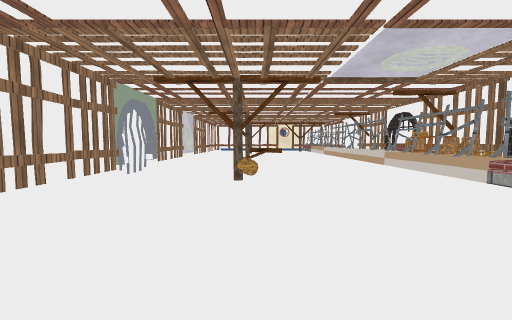
[1] (above)

24 first-person views from a walk through a scene from a Unity 3-D project. The camera is 1.3 m above the floor, tilts 4° down and sees 90° across. The floor is counted in squares, 1 m on a side. Each view is taken from the middle of a square. On the plan, view 1 faces up. The plan holds only what a view shows up to about 13 squares ahead; the rest is blank. The place goes on beyond the plan. The player character is not drawn. Some surface patterns are stand-ins.

[2]
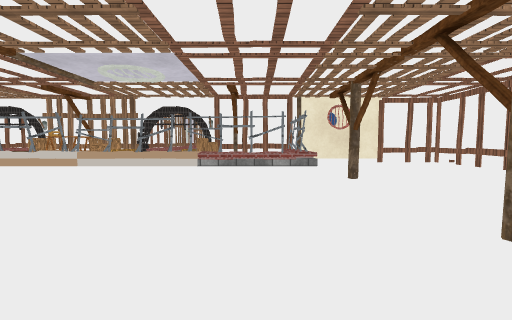

[3]
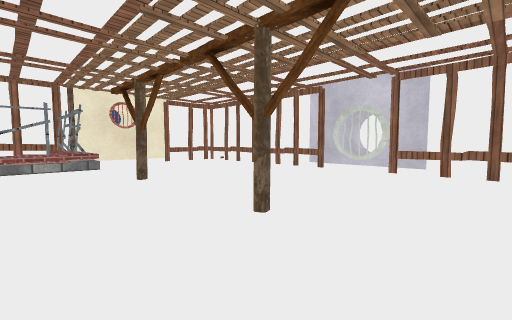

[4]
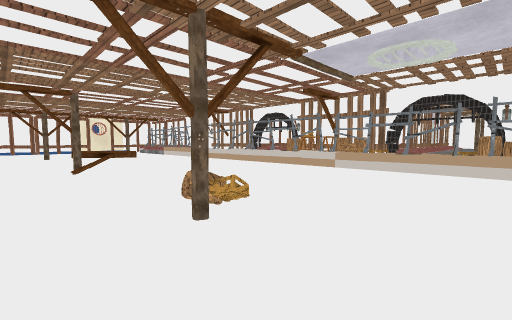

[5]
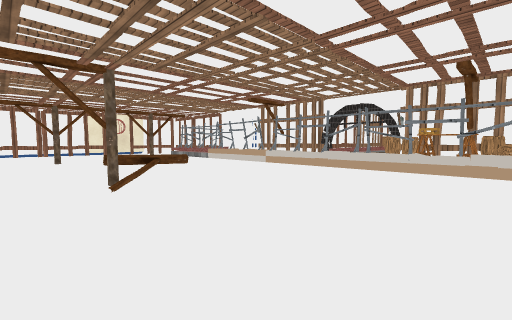

[6]
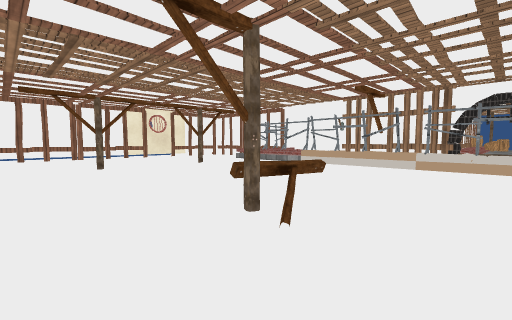

[7]
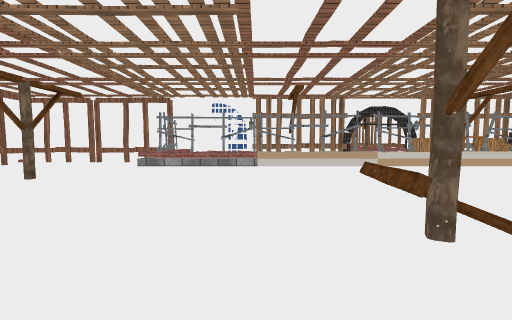

[8]
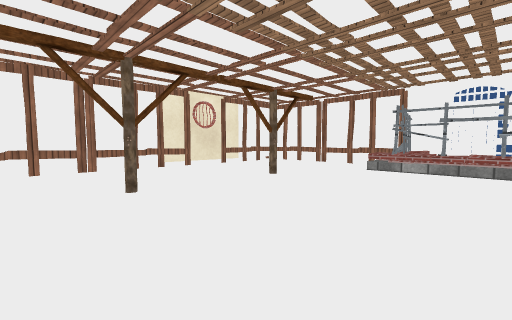

[9]
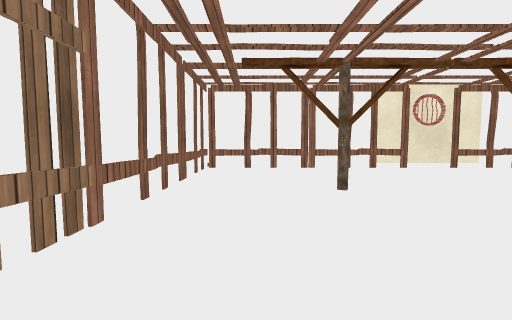

[10]
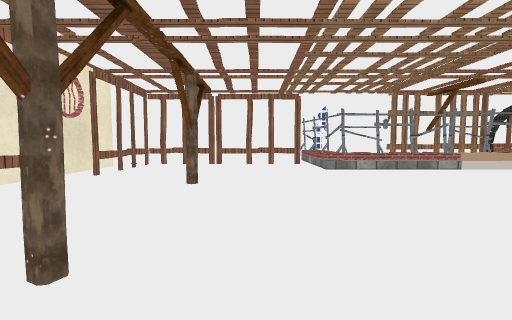

[11]
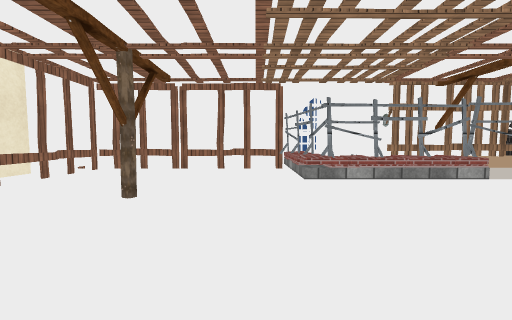

[12]
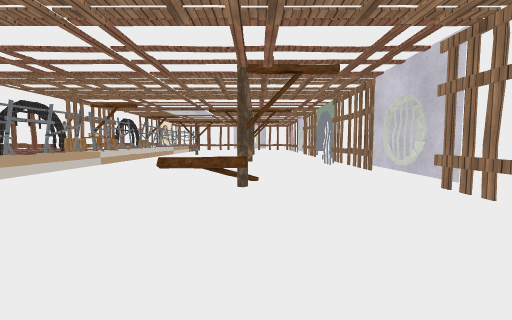

[13]
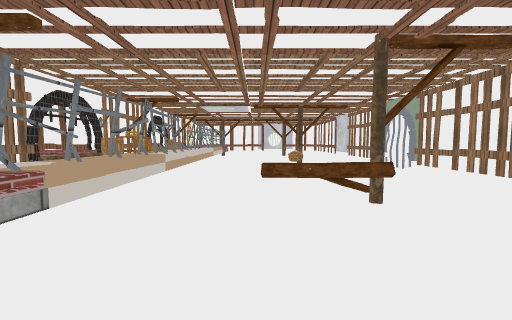

[14]
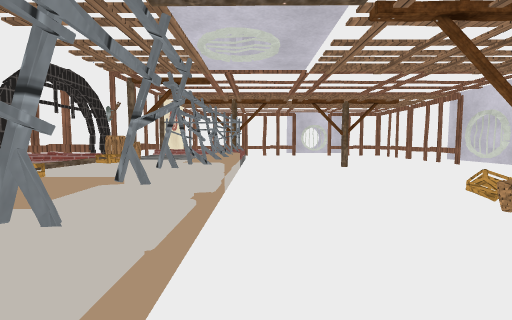

[15]
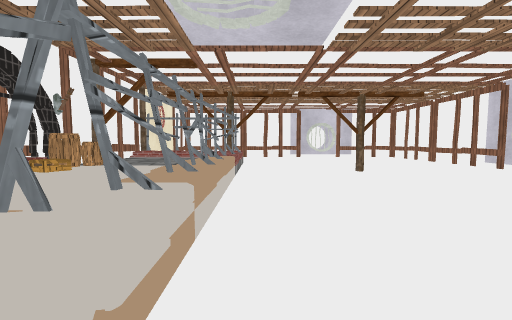

[16]
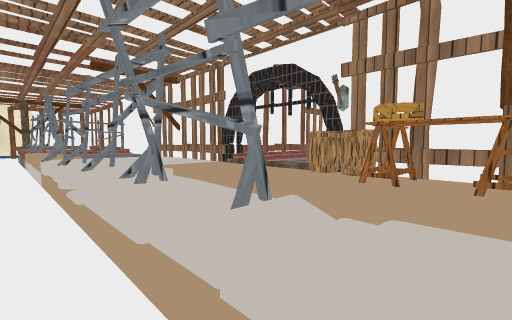

[17]
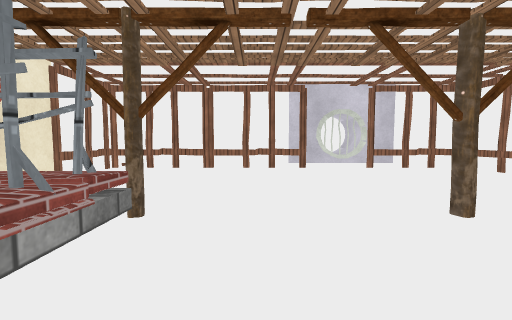

[18]
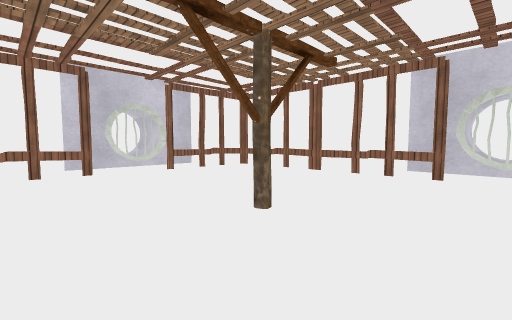

[19]
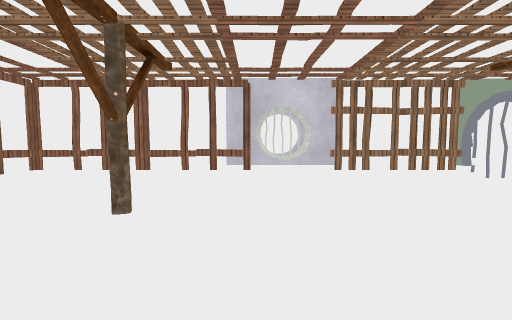

[20]
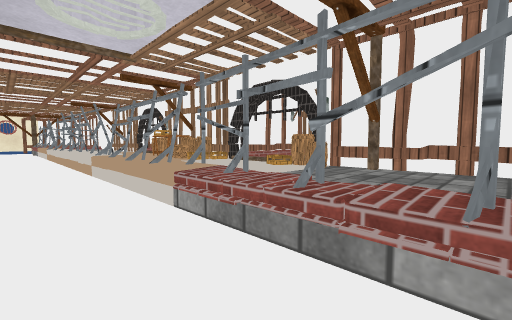

[21]
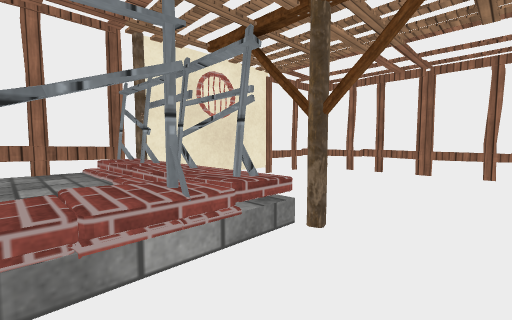

[22]
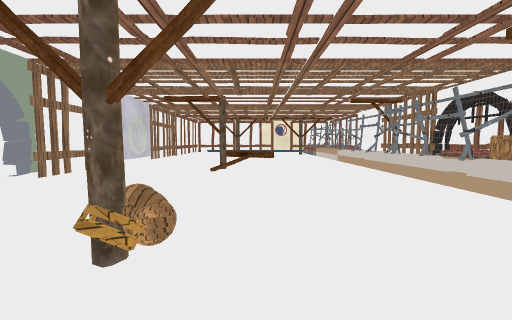

[23]
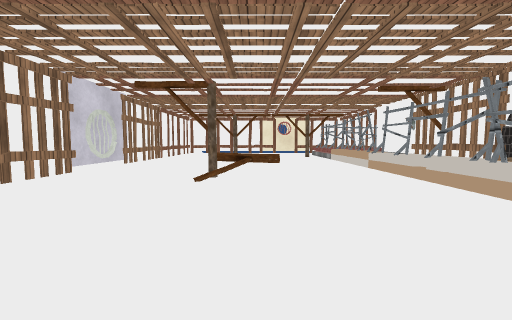

[24]
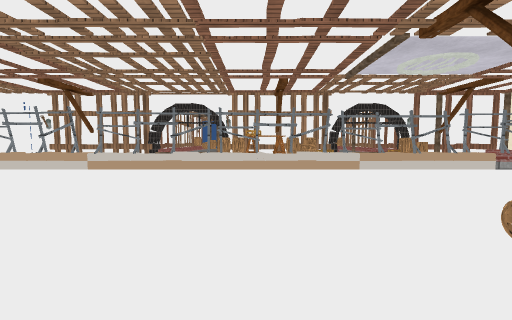

### Floor plan
Key: @ floor where view 1 was taken; # wall or solid block; x gap in a wall; . floor; = window, fence, low wall or low ledge; ^ raised ledge; O other object.
Columns run from 7 left of view 1 to 11 right of it. Each row starts with its distance up from view 1.
 32   ###############
 31   #.............#
 30   #.............#
 29   #...#.....#...#
 28   #.............#
 27   #.............#
 26   #.............#
 25   #.........^^###
 24   #.........O^^^O
 23   #........O^^^OO
 22   #.........^^^OO
 21   #.........^^^^#==
 20   #.........O^^^#
 19   #....===..#^^^#
 18   #....O=...#^^^#
 17   #.........O ^^O##
 16   #.........O^^OO^^
 15   #.........^^^OO^
 14   #.........#^^O^^^
 13 ###.........O^^O###
 12 ^^x.........^^OO#
 11  # .........#^OO#
 10   x.........#^OO#
  9   #....O....O^OO###
  8   #....O....^^^OO^^
  7   #.........#^^OO
  6   #.........^^^O^^
  5   #.........O^^OO##
  4 ###.........O^^^##
  3 ^^^.........#^^^#
  2 ###.........^^^^#
  1  ##.........O####
  0   #....@........#
 -1   #.........#...#
 -2   #.............#
 -3   #.............#
 -4   #.............#
 -5   #.............#
 -6   ###############

Where each view was taken, in squares from view 1:
view 1: 0 up, 0 right, facing up
view 2: 3 up, 4 left, facing right
view 3: 3 up, 4 left, facing down-right
view 4: 5 up, 3 left, facing up-right
view 5: 10 up, 3 left, facing up-right
view 6: 15 up, 4 left, facing up-right
view 7: 21 up, 4 left, facing right
view 8: 22 up, 3 left, facing up-right
view 9: 22 up, 3 left, facing up
view 10: 27 up, 3 left, facing right
view 11: 26 up, 1 left, facing right
view 12: 26 up, 1 left, facing down
view 13: 24 up, 2 right, facing down
view 14: 13 up, 4 right, facing down
view 15: 11 up, 4 right, facing down
view 16: 11 up, 4 right, facing up-right
view 17: 4 up, 3 right, facing down
view 18: 3 up, 3 right, facing down-left
view 19: 2 up, 4 right, facing left
view 20: 2 up, 3 right, facing up-right
view 21: 3 up, 3 right, facing down-right
view 22: 6 up, 1 right, facing up
view 23: 9 up, 1 right, facing up
view 24: 12 up, 3 left, facing right
